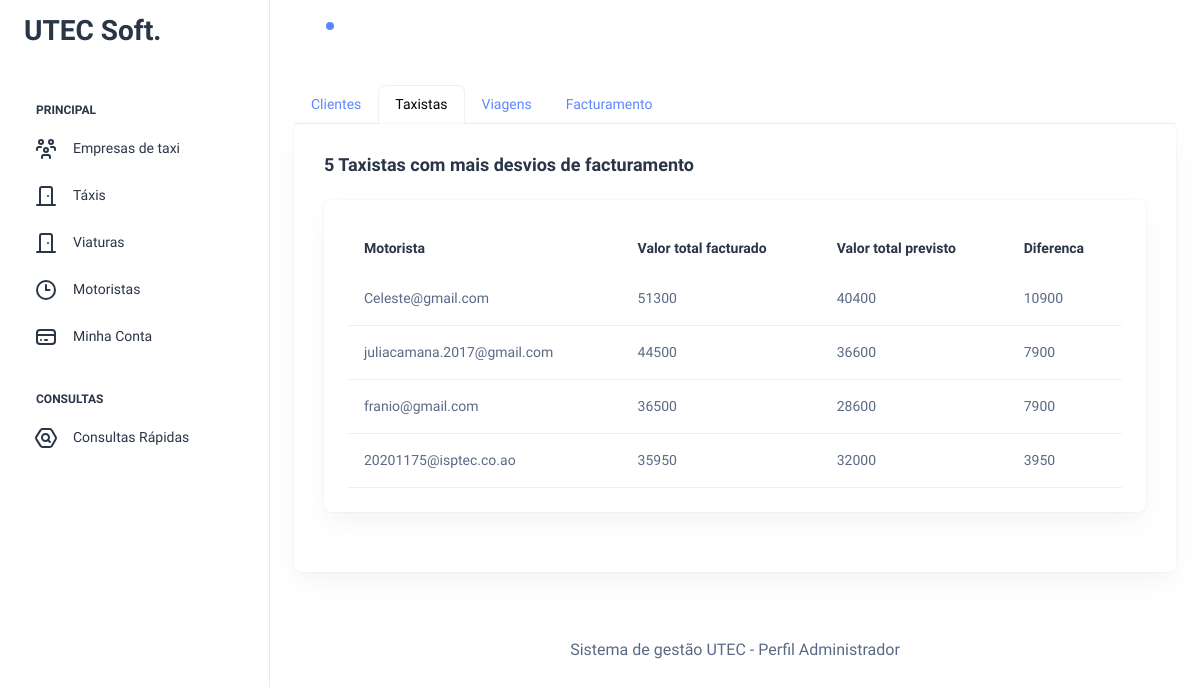
/utec-web/view/taxistas.php (signed in), run on the app's committed database.
### tables this page shows
CREATE TABLE `motoristataxi` (
  `codMotoristaTaxi` int(11) NOT NULL,
  `id_taxi` int(11) DEFAULT NULL,
  `id_motorista` varchar(100) DEFAULT NULL
);

### utec-web/repository/DbConexao.php (called while the page is built)
<?php
class DbConexao {
     private static $instance = NULL;
    public static function getInstance() {
        if (!isset(self::$instance)) {
            try {
                self:: $instance = new PDO("mysql:host=localhost;dbname=dbtaxi", 'root', '');
                self:: $instance->setAttribute(PDO::ATTR_ERRMODE, PDO::ERRMODE_EXCEPTION);
            } catch (PDOException $e) {
                echo $e->getMessage();
            }
        }
        return self::$instance;
    }
}

### utec-web/repository/views.php (the view, shortened to what this page needs)
<?php
include_once('DbConexao.php');
class views {
    private $db;
    function __construct() {
        $this->db = DbConexao::getInstance();
    }
                ?>
            <?php
       public function Desvios() {
        $stmt = $this->db->prepare("SELECT * FROM maiores_desvios");
        $stmt->execute();
        if ($stmt->rowCount() > 0) {
            while ($row = $stmt->fetch(PDO::FETCH_ASSOC)) {
                ?>
                <tr>
                    <td><?php echo($row['id_motorista']); ?></td>
                    <td><?php echo($row['total_pago']); ?></td>
                    <td><?php echo($row['total_previsto']); ?></td>
                    <td><?php echo($row['diferenca']); ?></td>
                </tr>
                <?php
            }
        } else {
            ?>
            <tr>
                <td>Nenhuma viagem </td>
            </tr>
            <?php
        }
    }
}

### utec-web/view/taxistas.php (shortened to what this page needs)
<!doctype html>
<html lang="en">
    <head>
        <link rel="stylesheet" href="../assets/css/styles.min.css" />
    </head>
    <body>
        <div class="page-wrapper" id="main-wrapper" data-layout="vertical" data-navbarbg="skin6" data-sidebartype="full" data-sidebar-position="fixed" data-header-position="fixed">
            <aside class="left-sidebar">
                <div>
                    <div class="brand-logo d-flex align-items-center justify-content-between">
                        <a href="./index.php" class="text-nowrap logo-img">
                            <h2><strong>UTEC Soft.</strong></h2>
                        </a>
                    </div>
                    <nav class="sidebar-nav scroll-sidebar" data-simplebar="">
                        <ul id="sidebarnav">
                            <li class="nav-small-cap">
                                <span class="hide-menu">Principal</span>
                            </li>
                            <li class="sidebar-item">
                                <a class="sidebar-link" href="./obreiro.php" aria-expanded="false">
                                    <span>
                                    </span>
                                    <span class="hide-menu">Empresas de taxi</span>
                                </a>
                            </li>
                            <li class="sidebar-item">
                                <a class="sidebar-link" href="./area.php" aria-expanded="false">
                                    <span>
                                    </span>
                                    <span class="hide-menu">Táxis</span>
                                </a>
                            </li>
                              <li class="sidebar-item">
                                <a class="sidebar-link" href="./viaturas.php" aria-expanded="false">
                                    <span>
                                    </span>
                                    <span class="hide-menu">Viaturas</span>
                                </a>
                            </li>
                            <li class="sidebar-item">
                                <a class="sidebar-link" href="./assiduidade.php" aria-expanded="false">
                                    <span>
                                    </span>
                                    <span class="hide-menu">Motoristas</span>
                                </a>
                            </li>
                            <li class="sidebar-item">
                                <a class="sidebar-link" href="./conta.php" aria-expanded="false">
                                    <span>
                                    </span>
                                    <span class="hide-menu">Minha Conta</span>
                                </a>
                            </li>
                            <li class="nav-small-cap active">
                                <span class="hide-menu">Consultas</span>
                            </li>
                            <li class="sidebar-item">
                                <a class="sidebar-link" href="./index.php" aria-expanded="false">
                                    <span>
                                    </span>
                                    <span class="hide-menu">Consultas Rápidas</span>
                                </a>
                            </li>
                        </ul>
                    </nav>
                </div>
            </aside>
            <div class="body-wrapper">
                <header class="app-header">
                    <nav class="navbar navbar-expand-lg navbar-light">
                        <ul class="navbar-nav">
                            <li class="nav-item">
                                <a class="nav-link nav-icon-hover" href="javascript:void(0)">
                                    <i class="ti ti-bell-ringing"></i>
                                    <div class="notification bg-primary rounded-circle"></div>
                                </a>
                            </li>
                        </ul>
                    </nav>
                </header>
                <div class="container-fluid">
                    <div class="row">
                        <div class="align-items-strech">
                            <nav>
                                <div class="nav nav-tabs" id="nav-tab" role="tablist">
                                    <a class="nav-link" href="index.php">Clientes</a>
                                    <a class="nav-link active" href="taxistas.php">Taxistas</a>
                                    <a class="nav-link" href="viagens.php">Viagens</a>
                                    <a class="nav-link" href="faturamento.php">Facturamento</a>
                                </div>
                            </nav>
                            <div class="tab-content" id="nav-tabContent">
                                <div class="tab-pane fade show active" id="nav-consulta1" role="tabpanel" aria-labelledby="nav-consulta1-tab" tabindex="0">
                                    <div class="card">
                                        <div class="card-body">
                                            <h5 class="card-title fw-semibold mb-4">5 Taxistas com mais desvios de facturamento</h5>
                                            <div class="d-flex align-items-stretch">
                                                <div class="card w-100">
                                                    <div class="card-body p-4">
                                                        <div class="table-responsive">
                                                            <table class="table text-nowrap mb-0 align-middle">
                                                                <thead class="text-dark fs-4">
                                                                    <tr>
                                                                        <th class="border-bottom-0">
                                                                            <h6 class="fw-semibold mb-0">Motorista</h6>
                                                                        </th>
                                                                        <th class="border-bottom-0">
                                                                            <h6 class="fw-semibold mb-0">Valor total facturado</h6>
                                                                        </th>
                                                                        <th class="border-bottom-0">
                                                                            <h6 class="fw-semibold mb-0">Valor total previsto</h6>
                                                                        </th>
                                                                        <th class="border-bottom-0">
                                                                            <h6 class="fw-semibold mb-0">Diferenca</h6>
                                                                        </th>
                                                                    </tr>
                                                                </thead>
                                                                <tbody>
                                                                    <?php
                                                                    require_once '../repository/views.php';
                                                                    $repositorio = new views();
                                                                    $r = $repositorio->Desvios();
                                                                    ?>
                                                                </tbody>
                                                            </table>
                                                        </div>
                                                    </div>
                                                </div>
                                            </div>
                                        </div>
                                    </div>
                                </div>
                            </div>
                        </div>
                    </div>
                </div>
                <div class="py-6 px-6 text-center">
                    <p class="mb-0 fs-4">Sistema de gestão UTEC - Perfil Administrador</p>
                </div>
            </div>
        </div>
</body>
</html>

### data on the page
motoristataxi: id_motorista "Celeste@gmail.com", total_pago "51300", total_previsto "40400", diferenca "10900"
motoristataxi: id_motorista "juliacamana.2017@gmail.com", total_pago "44500", total_previsto "36600", diferenca "7900"
motoristataxi: id_motorista "franio@gmail.com", total_pago "36500", total_previsto "28600", diferenca "7900"
motoristataxi: id_motorista "20201175@isptec.co.ao", total_pago "35950", total_previsto "32000", diferenca "3950"
